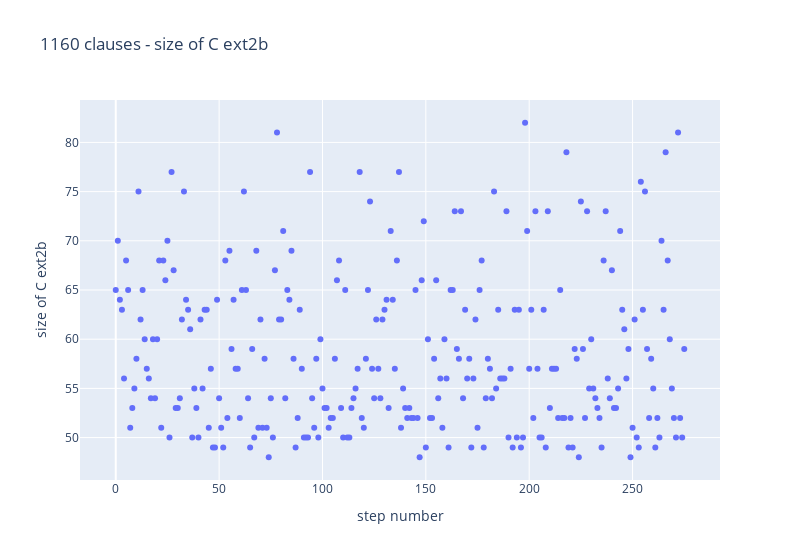

Notebook cell for this chart:
### Code cell
for ext in ['2b']:
    zebra_ext = zebra[zebra['ext']== ext]

    x1 = [i for i in range(len(list(zebra_ext['s_hs'])[0]))]
    y1 = list(zebra_ext['s_hs'])[0]
    x2 = [i for i in range(len(list(zebra_ext['s_grow'])[0]))]
    y2 = list(zebra_ext['s_grow'])[0]
    fig = go.Figure()
    #fig.add_trace(go.Scatter(x=x1, y=y1, mode='lines',name=f"size of hs ext{ext}"))
    fig.add_trace(go.Scatter(x=x2, y=y2, mode='markers',name=f"{int(zebra_ext['clauses'])} clauses - size of C ext{ext}"))
    #fig.add_trace(go.Scatter(x=x2, y=, mode='markers',name=f"{zebra_ext['clauses']} clauses - size of C ext{ext}"))
    # Edit the layout
    fig.update_layout(
    autosize=False,
    width=800,
        title=f"{int(zebra_ext['clauses'])} clauses - size of C ext{ext}",
                       xaxis_title='step number',
                       yaxis_title=f'size of C ext{ext}')
    
    fig.show()

### Figure 1 — Plotly figure (JSON) as saved in the notebook; plotly's stock layout.template omitted (floating-point values rounded to 4 significant figures; data arrays with more than 128 entries replaced by an {"elided": "..."} marker saying what was removed)
{"data": [{"mode": "markers", "name": "1160 clauses - size of C ext2b", "type": "scatter", "x": {"elided": "276 int values"}, "y": {"elided": "276 int values"}}], "layout": {"autosize": false, "title": {"text": "1160 clauses - size of C ext2b"}, "width": 800, "xaxis": {"title": {"text": "step number"}}, "yaxis": {"title": {"text": "size of C ext2b"}}}}
